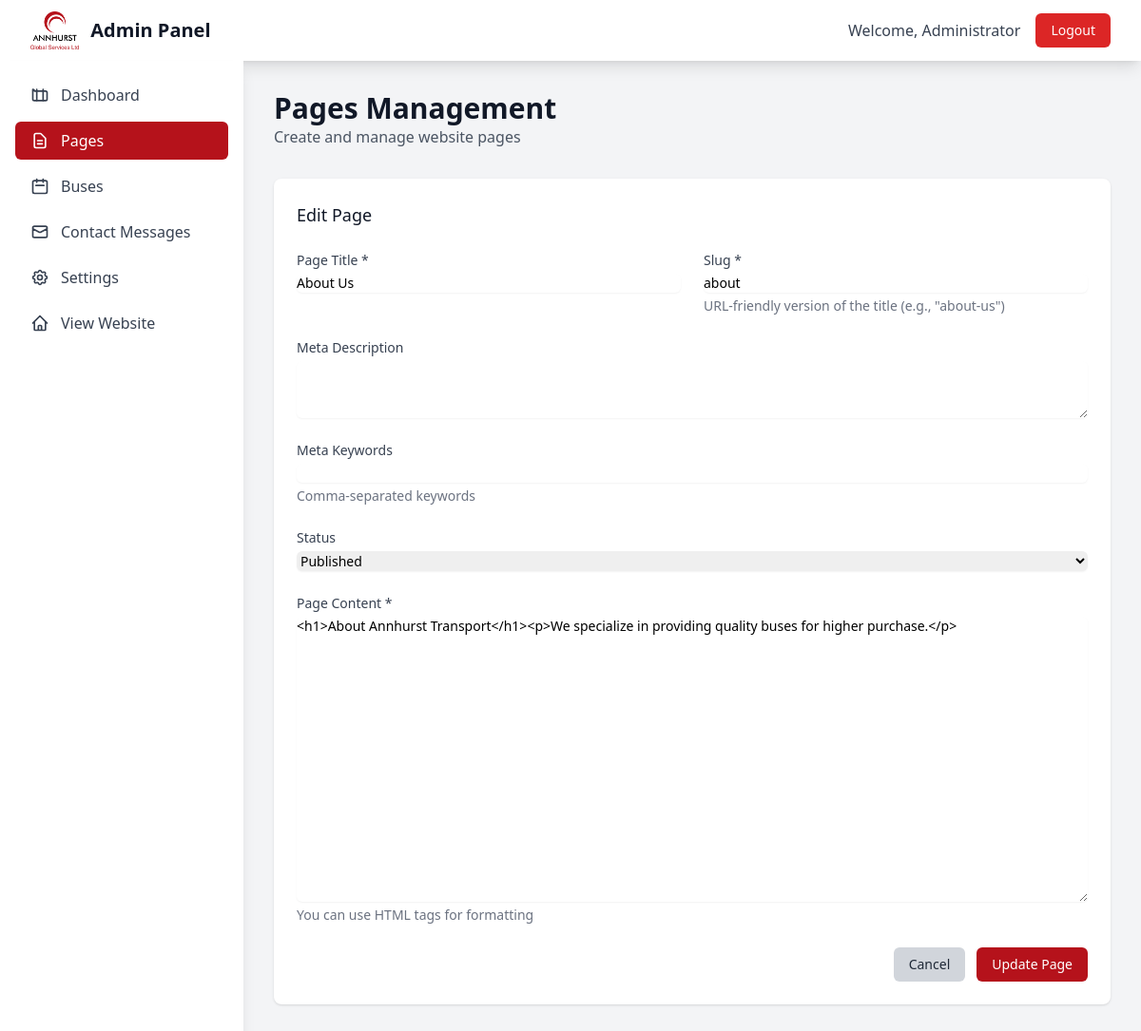
/admin/pages.php?action=edit&id=2 (signed in), run on the app's committed database.
### tables this page shows
CREATE TABLE pages (
    id INT AUTO_INCREMENT PRIMARY KEY,
    title VARCHAR(255) NOT NULL,
    slug VARCHAR(255) UNIQUE NOT NULL,
    content LONGTEXT,
    meta_description TEXT,
    meta_keywords TEXT,
    status ENUM('published', 'draft', 'private') DEFAULT 'draft',
    featured_image VARCHAR(255),
    author_id INT,
    created_at TIMESTAMP DEFAULT CURRENT_TIMESTAMP,
    updated_at TIMESTAMP DEFAULT CURRENT_TIMESTAMP ON UPDATE CURRENT_TIMESTAMP,
    FOREIGN KEY (author_id) REFERENCES users(id) ON DELETE SET NULL
);

### admin/pages.php (the view, shortened to what this page needs)
<?php
$action = $_GET['action'] ?? 'list';
function getPages() {
    try {
        $pdo = getDBConnection();
        $stmt = $pdo->query("SELECT p.*, u.username as author FROM pages p LEFT JOIN users u ON p.author_id = u.id ORDER BY p.created_at DESC");
        return $stmt->fetchAll();
    } catch (Exception $e) {
        return [];
    }
}
function getPage($id) {
    try {
        $pdo = getDBConnection();
        $stmt = $pdo->prepare("SELECT * FROM pages WHERE id = ?");
        $stmt->execute([$id]);
        return $stmt->fetch();
    } catch (Exception $e) {
        return null;
    }
}
$pages = getPages();
$currentPage = null;
if ($action === 'edit' && isset($_GET['id'])) {
    $currentPage = getPage($_GET['id']);
}
?>
<!DOCTYPE html>
<html lang="en">
<head>
    <script src="https://cdn.tailwindcss.com"></script>
</head>
<body class="bg-gray-100">
    <nav class="bg-white shadow-lg">
        <div class="max-w-7xl mx-auto px-4 sm:px-6 lg:px-8">
            <div class="flex justify-between h-16">
                <div class="flex items-center">
                    <div class="flex-shrink-0">
                        <div class="flex items-center">
                            <div class="rounded-lg flex items-center justify-center mr-3">
                                <img src="../img/ann.png" alt="Annhurst Transport" class="h-10 w-auto">
                            </div>
                            <span class="text-xl font-bold text-gray-900">Admin Panel</span>
                        </div>
                    </div>
                </div>
                <div class="flex items-center space-x-4">
                    <span class="text-gray-700">Welcome, <?php echo htmlspecialchars($_SESSION['admin_name']); ?></span>
                    <a href="logout.php" class="bg-red-600 hover:bg-red-700 text-white px-4 py-2 rounded-md text-sm font-medium transition-colors">Logout</a>
                </div>
            </div>
        </div>
    </nav>
    <div class="flex">
        <div class="w-64 bg-white shadow-lg min-h-screen">
            <div class="p-4">
                <nav class="space-y-2">
                    <a href="dashboard.php" class="flex items-center px-4 py-2 text-gray-700 hover:bg-gray-100 rounded-md">
                        Dashboard
                    </a>
                    <a href="pages.php" class="flex items-center px-4 py-2 text-gray-700 bg-primary text-white rounded-md">
                        <svg class="w-5 h-5 mr-3" fill="none" stroke="currentColor" viewBox="0 0 24 24">
                            <path stroke-linecap="round" stroke-linejoin="round" stroke-width="2" d="M9 12h6m-6 4h6m2 5H7a2 2 0 01-2-2V5a2 2 0 012-2h5.586a1 1 0 01.707.293l5.414 5.414a1 1 0 01.293.707V19a2 2 0 01-2 2z"></path>
                        </svg>
                        Pages
                    </a>
                    <a href="buses.php" class="flex items-center px-4 py-2 text-gray-700 hover:bg-gray-100 rounded-md">
                        <svg class="w-5 h-5 mr-3" fill="none" stroke="currentColor" viewBox="0 0 24 24">
                            <path stroke-linecap="round" stroke-linejoin="round" stroke-width="2" d="M8 7V3m8 4V3m-9 8h10M5 21h14a2 2 0 002-2V7a2 2 0 00-2-2H5a2 2 0 00-2 2v12a2 2 0 002 2z"></path>
                        </svg>
                        Buses
                    </a>
                    <a href="contacts.php" class="flex items-center px-4 py-2 text-gray-700 hover:bg-gray-100 rounded-md">
                        <svg class="w-5 h-5 mr-3" fill="none" stroke="currentColor" viewBox="0 0 24 24">
                            <path stroke-linecap="round" stroke-linejoin="round" stroke-width="2" d="M3 8l7.89 4.26a2 2 0 002.22 0L21 8M5 19h14a2 2 0 002-2V7a2 2 0 00-2-2H5a2 2 0 00-2 2v10a2 2 0 002 2z"></path>
                        </svg>
                        Contact Messages
                    </a>
                    <a href="settings.php" class="flex items-center px-4 py-2 text-gray-700 hover:bg-gray-100 rounded-md">
                        Settings
                    </a>
                    <a href="../index.php" class="flex items-center px-4 py-2 text-gray-700 hover:bg-gray-100 rounded-md">
                        <svg class="w-5 h-5 mr-3" fill="none" stroke="currentColor" viewBox="0 0 24 24">
                            <path stroke-linecap="round" stroke-linejoin="round" stroke-width="2" d="M3 12l2-2m0 0l7-7 7 7M5 10v10a1 1 0 001 1h3m10-11l2 2m-2-2v10a1 1 0 01-1 1h-3m-6 0a1 1 0 001-1v-4a1 1 0 011-1h2a1 1 0 011 1v4a1 1 0 001 1m-6 0h6"></path>
                        </svg>
                        View Website
                    </a>
                </nav>
            </div>
        </div>
        <div class="flex-1 p-8">
            <div class="mb-8 flex justify-between items-center">
                <div>
                    <h1 class="text-3xl font-bold text-gray-900">Pages Management</h1>
                    <p class="text-gray-600">Create and manage website pages</p>
                </div>
            </div>
            <?php if ($action === 'list'): ?>
                <div class="bg-white shadow rounded-lg">
                    <div class="px-6 py-4 border-b border-gray-200">
                        <h3 class="text-lg font-medium text-gray-900">All Pages</h3>
                    </div>
                    <div class="overflow-x-auto">
                        <table class="min-w-full divide-y divide-gray-200">
                            <thead class="bg-gray-50">
                                <tr>
                                    <th class="px-6 py-3 text-left text-xs font-medium text-gray-500 uppercase tracking-wider">Title</th>
                                    <th class="px-6 py-3 text-left text-xs font-medium text-gray-500 uppercase tracking-wider">Slug</th>
                                    <th class="px-6 py-3 text-left text-xs font-medium text-gray-500 uppercase tracking-wider">Status</th>
                                    <th class="px-6 py-3 text-left text-xs font-medium text-gray-500 uppercase tracking-wider">Author</th>
                                    <th class="px-6 py-3 text-left text-xs font-medium text-gray-500 uppercase tracking-wider">Created</th>
                                    <th class="px-6 py-3 text-left text-xs font-medium text-gray-500 uppercase tracking-wider">Actions</th>
                                </tr>
                            </thead>
                            <tbody class="bg-white divide-y divide-gray-200">
                                <?php foreach ($pages as $page): ?>
                                <tr>
                                    <td class="px-6 py-4 whitespace-nowrap">
                                        <div class="text-sm font-medium text-gray-900"><?php echo htmlspecialchars($page['title']); ?></div>
                                    </td>
                                    <td class="px-6 py-4 whitespace-nowrap">
                                        <div class="text-sm text-gray-500"><?php echo htmlspecialchars($page['slug']); ?></div>
                                    </td>
                                    <td class="px-6 py-4 whitespace-nowrap">
                                        <span class="px-2 inline-flex text-xs leading-5 font-semibold rounded-full
                                            <?php echo $page['status'] === 'published' ? 'bg-green-100 text-green-800' :
                                                  ($page['status'] === 'draft' ? 'bg-yellow-100 text-yellow-800' : 'bg-gray-100 text-gray-800'); ?>">
                                            <?php echo ucfirst($page['status']); ?>
                                        </span>
                                    </td>
                                    <td class="px-6 py-4 whitespace-nowrap text-sm text-gray-500">
                                        <?php echo htmlspecialchars($page['author'] ?? 'Unknown'); ?>
                                    </td>
                                    <td class="px-6 py-4 whitespace-nowrap text-sm text-gray-500">
                                        <?php echo date('M j, Y', strtotime($page['created_at'])); ?>
                                    </td>
                                    <td class="px-6 py-4 whitespace-nowrap text-sm font-medium">
                                        <a href="?action=edit&id=<?php echo $page['id']; ?>" class="text-primary hover:text-primary-dark mr-3">Edit</a>
                                        <a href="../index.php?page=<?php echo $page['slug']; ?>" target="_blank" class="text-blue-600 hover:text-blue-900 mr-3">View</a>
                                        <form method="POST" class="inline" onsubmit="return confirm('Are you sure you want to delete this page?')">
                                            <input type="hidden" name="id" value="<?php echo $page['id']; ?>">
                                            <button type="submit" name="action" value="delete" class="text-red-600 hover:text-red-900">Delete</button>
                                        </form>
                                    </td>
                                </tr>
                                <?php endforeach; ?>
                            </tbody>
                        </table>
                    </div>
                </div>
            <?php elseif ($action === 'new' || $action === 'edit'): ?>
                <div class="bg-white shadow rounded-lg p-6">
                    <h3 class="text-lg font-medium text-gray-900 mb-6">
                        <?php echo $action === 'new' ? 'Create New Page' : 'Edit Page'; ?>
                    </h3>
                    <form method="POST" class="space-y-6">
                        <div class="grid grid-cols-1 md:grid-cols-2 gap-6">
                            <div>
                                <label for="title" class="block text-sm font-medium text-gray-700">Page Title *</label>
                                <input type="text" id="title" name="title" required
                                       value="<?php echo htmlspecialchars($currentPage['title'] ?? ''); ?>"
                                       class="mt-1 block w-full border-gray-300 rounded-md shadow-sm focus:ring-primary focus:border-primary sm:text-sm">
                            </div>
                            <div>
                                <label for="slug" class="block text-sm font-medium text-gray-700">Slug *</label>
                                <input type="text" id="slug" name="slug" required
                                       value="<?php echo htmlspecialchars($currentPage['slug'] ?? ''); ?>"
                                       class="mt-1 block w-full border-gray-300 rounded-md shadow-sm focus:ring-primary focus:border-primary sm:text-sm">
                                <p class="mt-1 text-sm text-gray-500">URL-friendly version of the title (e.g., "about-us")</p>
                            </div>
                        </div>
                        <div>
                            <label for="meta_description" class="block text-sm font-medium text-gray-700">Meta Description</label>
                            <textarea id="meta_description" name="meta_description" rows="3"
                                      class="mt-1 block w-full border-gray-300 rounded-md shadow-sm focus:ring-primary focus:border-primary sm:text-sm"><?php echo htmlspecialchars($currentPage['meta_description'] ?? ''); ?></textarea>
                        </div>
                        <div>
                            <label for="meta_keywords" class="block text-sm font-medium text-gray-700">Meta Keywords</label>
                            <input type="text" id="meta_keywords" name="meta_keywords"
                                   value="<?php echo htmlspecialchars($currentPage['meta_keywords'] ?? ''); ?>"
                                   class="mt-1 block w-full border-gray-300 rounded-md shadow-sm focus:ring-primary focus:border-primary sm:text-sm">
                            <p class="mt-1 text-sm text-gray-500">Comma-separated keywords</p>
                        </div>
                        <div>
                            <label for="status" class="block text-sm font-medium text-gray-700">Status</label>
                            <select id="status" name="status" class="mt-1 block w-full border-gray-300 rounded-md shadow-sm focus:ring-primary focus:border-primary sm:text-sm">
                                <option value="published" <?php echo ($currentPage['status'] ?? '') === 'published' ? 'selected' : ''; ?>>Published</option>
                            </select>
                        </div>
                        <div>
                            <label for="content" class="block text-sm font-medium text-gray-700">Page Content *</label>
                            <textarea id="content" name="content" rows="15" required
                                      class="mt-1 block w-full border-gray-300 rounded-md shadow-sm focus:ring-primary focus:border-primary sm:text-sm"><?php echo htmlspecialchars($currentPage['content'] ?? ''); ?></textarea>
                            <p class="mt-1 text-sm text-gray-500">You can use HTML tags for formatting</p>
                        </div>
                        <div class="flex justify-end space-x-3">
                            <a href="?action=list" class="bg-gray-300 hover:bg-gray-400 text-gray-800 px-4 py-2 rounded-md text-sm font-medium transition-colors">
                                Cancel
                            </a>
                            <button type="submit" class="bg-primary hover:bg-primary-dark text-white px-4 py-2 rounded-md text-sm font-medium transition-colors">
                                <?php echo $action === 'new' ? 'Create Page' : 'Update Page'; ?>
                            </button>
                        </div>
                    </form>
                </div>
            <?php endif; ?>
        </div>
    </div>
</body>
</html>

### data on the page
pages: title "About Us", slug "about", status "Published", content "<h1>About Annhurst Transport</h1><p>We specialize in providing quality buses for higher purchase.</p>"

### other printed values
$_SESSION['admin_name'] "Administrator"
